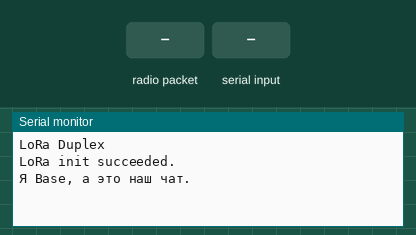
Bench run of a sketch on a simulated Arduino Uno, built with avr-gcc and run on an emulated ATmega328P. Shown: the last lines printed to the serial monitor. The test bench sets the inputs (shaded band). No radio packets arrive unless stated.

Above: at 1.2 s.
1.3 s: radio packet "ping" arrives
At 2.5 s:
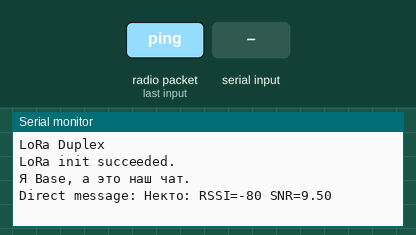
2.8 s: "ping " received over Serial
At 4.0 s:
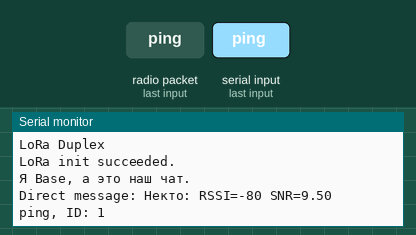
4.3 s: byte 170 (0xAA) received over Serial
At 5.1 s:
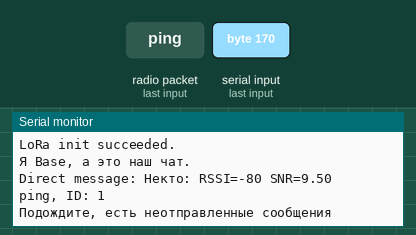

Measured:
- after the input at 1.3 s, the serial monitor: prints a new line at once (image 1)
- after the input at 2.8 s, the serial monitor: prints a new line after 0.07 s (image 2)
- after the input at 4.3 s, the serial monitor: prints a new line at once (image 3)

The sketch:

main2.ino
```cpp
#include <SPI.h>              // include libraries
#include <LoRa.h>

const int csPin = 10;          // LoRa radio chip select
const int resetPin = 6;       // LoRa radio reset
const int irqPin = 2;         // change for your board; must be a hardware interrupt pin

String outgoing;              // outgoing message

int msgCount = 0;             // count of outgoing messages
byte localAddress = 0xEE;    // address of this device
byte destination = 0xCC;      // destination to send to
long lastSendTime = 0;        // last send time
int interval = 0;             // interval between sends
int proverka = 0;
int incomingMsgId = 0;
byte repit = 0x00;
String Data;
String incoming;

String get_name(byte sender) {
  String sender_name = "";
  switch (sender) {
    case 0xAA:
      sender_name = "Медведь";
      break;
    case 0xBB:
      sender_name = "Краб";
      break;
    case 0xCC:
      sender_name = "Камчатка";
      break;
    case 0xDD:
      sender_name = "Hello";
      break;
    case 0xEE:
      sender_name = "Base";
      break;
    default:
      sender_name = "Некто";
  }
  return sender_name;
}


void setup() {
  Serial.begin(9600);                   // initialize serial

  Serial.println("LoRa Duplex");

  // override the default CS, reset, and IRQ pins (optional)
  LoRa.setPins(csPin, resetPin, irqPin);// set CS, reset, IRQ pin

  Serial.println("LoRa init succeeded.");
  Serial.println("Я " + get_name(localAddress) + ", a это наш чат.");

  Serial.setTimeout(5);

  if (!LoRa.begin(433E6)) {             // initialize ratio at 915 MHz
    Serial.println("LoRa init failed. Check your connections.");
    while (true);                       // if failed, do nothing
  }

  // LoRa settings
  LoRa.setFrequency(433E6);
  LoRa.setSpreadingFactor(9); // 6-12
  LoRa.setSignalBandwidth(20.8E3); // 7.8E3, 10.4E3, 15.6E3, 20.8E3, 31.25E3, 41.7E3, 62.5E3, 125E3, 250E3, and 500E3
  LoRa.setCodingRate4(8); // 5-8
  LoRa.setTxPower(20); // 0-20
  LoRa.setGain(0);// 0-AGC 1-6-LNA gain
  LoRa.setPreambleLength(10);
  LoRa.enableCrc();
}

void loop() {

  if (Serial.available()) {
    if (msgCount > incomingMsgId) {
      Serial.println("Подождите, есть неотправленные сообщения");
      Serial.readString();
    }
    else {
      msgCount++;
      Data = Serial.readString();
      Data[Data.length() - 1] = ' ';
      interval = 0;
    }
  }
  if (millis() - lastSendTime > interval) {
    if (Data != "ping " && msgCount > incomingMsgId) {
      sendMessage(Data);
      Serial.println(get_name(localAddress) + " послал: '" + Data + "' с ID= " + msgCount);
    }

    if (Data == "ping ") {
      sendMessage("ping");
      Serial.println("ping, ID: " + String(msgCount));
    }
    interval = 10000;
    lastSendTime = millis();
  }
  onReceive(LoRa.parsePacket());
}


void onReceive(int packetSize) {
  if (packetSize == 0) return;

  repit = LoRa.read();
  int recipient = LoRa.read();
  byte sender = LoRa.read();
  int packetRSSI = LoRa.packetRssi();
  float snr = LoRa.packetSnr();
  String sender_name = get_name(sender);

  if (repit != 0x2A) {
    Serial.println("Direct message: " + sender_name + ": RSSI=" + packetRSSI + " SNR=" + snr);
    return;
  }
  if (recipient != localAddress) {
    Serial.println("This is my message.");
    return;
  }
  incomingMsgId = LoRa.read();
  while (LoRa.available()) {
    incoming += (char)LoRa.read();
  }
  if (incoming != "") {
    Serial.println(sender_name + ": RSSI=" + packetRSSI + " SNR=" + snr + " ID= " + incomingMsgId + " Text: " + incoming);
    incoming = "";
    delay(100);
    sendMessage("");
  }
  else {
    interval = 5000;
    Serial.println();
  }
  if (Data == "ping ") {
    msgCount++;
  }
}
void sendMessage(String outgoing) {
  LoRa.beginPacket();
  LoRa.write(0x00);
  LoRa.write(destination);              // add destination address
  LoRa.write(localAddress);             // add sender address
  LoRa.write(msgCount);                 // add message ID
  LoRa.print(outgoing);                 // add payload
  LoRa.endPacket();                     // finish packet and send it
}
```
